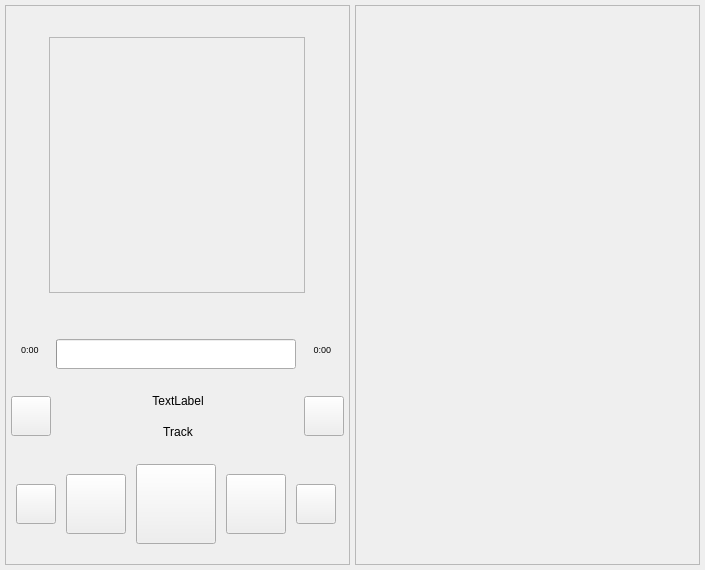
<?xml version="1.0" encoding="UTF-8"?>
<ui version="4.0">
 <class>Music_player</class>
 <widget class="QWidget" name="Music_player">
  <property name="geometry">
   <rect>
    <x>0</x>
    <y>0</y>
    <width>710</width>
    <height>570</height>
   </rect>
  </property>
  <property name="sizePolicy">
   <sizepolicy hsizetype="Fixed" vsizetype="Fixed">
    <horstretch>0</horstretch>
    <verstretch>0</verstretch>
   </sizepolicy>
  </property>
  <property name="minimumSize">
   <size>
    <width>710</width>
    <height>570</height>
   </size>
  </property>
  <property name="maximumSize">
   <size>
    <width>710</width>
    <height>570</height>
   </size>
  </property>
  <property name="windowTitle">
   <string/>
  </property>
  <layout class="QHBoxLayout" name="horizontalLayout_2" stretch="0">
   <property name="spacing">
    <number>5</number>
   </property>
   <property name="sizeConstraint">
    <enum>QLayout::SizeConstraint::SetFixedSize</enum>
   </property>
   <property name="leftMargin">
    <number>5</number>
   </property>
   <property name="topMargin">
    <number>5</number>
   </property>
   <property name="rightMargin">
    <number>5</number>
   </property>
   <property name="bottomMargin">
    <number>5</number>
   </property>
   <item>
    <layout class="QHBoxLayout" name="horizontalLayout">
     <property name="spacing">
      <number>5</number>
     </property>
     <property name="sizeConstraint">
      <enum>QLayout::SizeConstraint::SetFixedSize</enum>
     </property>
     <item>
      <widget class="QFrame" name="Music_frame">
       <property name="sizePolicy">
        <sizepolicy hsizetype="Fixed" vsizetype="Fixed">
         <horstretch>0</horstretch>
         <verstretch>0</verstretch>
        </sizepolicy>
       </property>
       <property name="minimumSize">
        <size>
         <width>345</width>
         <height>560</height>
        </size>
       </property>
       <property name="maximumSize">
        <size>
         <width>345</width>
         <height>560</height>
        </size>
       </property>
       <property name="frameShape">
        <enum>QFrame::Shape::StyledPanel</enum>
       </property>
       <layout class="QVBoxLayout" name="verticalLayout">
        <property name="spacing">
         <number>5</number>
        </property>
        <property name="leftMargin">
         <number>0</number>
        </property>
        <property name="topMargin">
         <number>0</number>
        </property>
        <property name="rightMargin">
         <number>0</number>
        </property>
        <property name="bottomMargin">
         <number>0</number>
        </property>
        <item>
         <layout class="QVBoxLayout" name="Cover_layout">
          <property name="spacing">
           <number>5</number>
          </property>
          <property name="sizeConstraint">
           <enum>QLayout::SizeConstraint::SetFixedSize</enum>
          </property>
          <property name="leftMargin">
           <number>5</number>
          </property>
          <property name="topMargin">
           <number>5</number>
          </property>
          <property name="rightMargin">
           <number>5</number>
          </property>
          <property name="bottomMargin">
           <number>5</number>
          </property>
          <item alignment="Qt::AlignmentFlag::AlignHCenter|Qt::AlignmentFlag::AlignVCenter">
           <widget class="QFrame" name="Cover_Frame">
            <property name="enabled">
             <bool>true</bool>
            </property>
            <property name="sizePolicy">
             <sizepolicy hsizetype="Fixed" vsizetype="Fixed">
              <horstretch>0</horstretch>
              <verstretch>0</verstretch>
             </sizepolicy>
            </property>
            <property name="minimumSize">
             <size>
              <width>256</width>
              <height>256</height>
             </size>
            </property>
            <property name="maximumSize">
             <size>
              <width>256</width>
              <height>256</height>
             </size>
            </property>
            <property name="layoutDirection">
             <enum>Qt::LayoutDirection::LeftToRight</enum>
            </property>
            <property name="autoFillBackground">
             <bool>true</bool>
            </property>
            <property name="frameShape">
             <enum>QFrame::Shape::StyledPanel</enum>
            </property>
            <property name="frameShadow">
             <enum>QFrame::Shadow::Raised</enum>
            </property>
            <property name="lineWidth">
             <number>1</number>
            </property>
            <property name="midLineWidth">
             <number>1</number>
            </property>
           </widget>
          </item>
         </layout>
        </item>
        <item>
         <spacer name="verticalSpacer_4">
          <property name="orientation">
           <enum>Qt::Orientation::Vertical</enum>
          </property>
          <property name="sizeType">
           <enum>QSizePolicy::Policy::Fixed</enum>
          </property>
          <property name="sizeHint" stdset="0">
           <size>
            <width>20</width>
            <height>5</height>
           </size>
          </property>
         </spacer>
        </item>
        <item>
         <layout class="QHBoxLayout" name="Track_Layout">
          <property name="spacing">
           <number>5</number>
          </property>
          <property name="sizeConstraint">
           <enum>QLayout::SizeConstraint::SetFixedSize</enum>
          </property>
          <property name="leftMargin">
           <number>5</number>
          </property>
          <property name="topMargin">
           <number>5</number>
          </property>
          <property name="rightMargin">
           <number>5</number>
          </property>
          <property name="bottomMargin">
           <number>5</number>
          </property>
          <item>
           <widget class="QLabel" name="Left_Time_label">
            <property name="sizePolicy">
             <sizepolicy hsizetype="Fixed" vsizetype="Fixed">
              <horstretch>0</horstretch>
              <verstretch>0</verstretch>
             </sizepolicy>
            </property>
            <property name="maximumSize">
             <size>
              <width>20</width>
              <height>20</height>
             </size>
            </property>
            <property name="font">
             <font>
              <pointsize>7</pointsize>
             </font>
            </property>
            <property name="text">
             <string>0:00</string>
            </property>
            <property name="textFormat">
             <enum>Qt::TextFormat::RichText</enum>
            </property>
            <property name="alignment">
             <set>Qt::AlignmentFlag::AlignLeading|Qt::AlignmentFlag::AlignLeft|Qt::AlignmentFlag::AlignTop</set>
            </property>
           </widget>
          </item>
          <item>
           <widget class="QProgressBar" name="Length_track_bar">
            <property name="sizePolicy">
             <sizepolicy hsizetype="Fixed" vsizetype="Fixed">
              <horstretch>0</horstretch>
              <verstretch>0</verstretch>
             </sizepolicy>
            </property>
            <property name="minimumSize">
             <size>
              <width>240</width>
              <height>30</height>
             </size>
            </property>
            <property name="maximumSize">
             <size>
              <width>240</width>
              <height>30</height>
             </size>
            </property>
            <property name="value">
             <number>0</number>
            </property>
            <property name="alignment">
             <set>Qt::AlignmentFlag::AlignCenter</set>
            </property>
            <property name="textVisible">
             <bool>false</bool>
            </property>
            <property name="invertedAppearance">
             <bool>false</bool>
            </property>
           </widget>
          </item>
          <item>
           <widget class="QLabel" name="Right_Time_label">
            <property name="maximumSize">
             <size>
              <width>20</width>
              <height>20</height>
             </size>
            </property>
            <property name="font">
             <font>
              <pointsize>7</pointsize>
             </font>
            </property>
            <property name="text">
             <string>0:00</string>
            </property>
            <property name="alignment">
             <set>Qt::AlignmentFlag::AlignRight|Qt::AlignmentFlag::AlignTop|Qt::AlignmentFlag::AlignTrailing</set>
            </property>
           </widget>
          </item>
         </layout>
        </item>
        <item>
         <spacer name="verticalSpacer">
          <property name="orientation">
           <enum>Qt::Orientation::Vertical</enum>
          </property>
          <property name="sizeType">
           <enum>QSizePolicy::Policy::Fixed</enum>
          </property>
          <property name="sizeHint" stdset="0">
           <size>
            <width>20</width>
            <height>5</height>
           </size>
          </property>
         </spacer>
        </item>
        <item>
         <layout class="QHBoxLayout" name="TrackArtist_layout">
          <property name="spacing">
           <number>5</number>
          </property>
          <property name="sizeConstraint">
           <enum>QLayout::SizeConstraint::SetFixedSize</enum>
          </property>
          <property name="leftMargin">
           <number>5</number>
          </property>
          <property name="topMargin">
           <number>5</number>
          </property>
          <property name="rightMargin">
           <number>5</number>
          </property>
          <property name="bottomMargin">
           <number>5</number>
          </property>
          <item alignment="Qt::AlignmentFlag::AlignHCenter">
           <widget class="QToolButton" name="Dis_ToolB">
            <property name="sizePolicy">
             <sizepolicy hsizetype="Fixed" vsizetype="Fixed">
              <horstretch>0</horstretch>
              <verstretch>0</verstretch>
             </sizepolicy>
            </property>
            <property name="minimumSize">
             <size>
              <width>40</width>
              <height>40</height>
             </size>
            </property>
            <property name="maximumSize">
             <size>
              <width>40</width>
              <height>40</height>
             </size>
            </property>
            <property name="text">
             <string/>
            </property>
            <property name="iconSize">
             <size>
              <width>40</width>
              <height>40</height>
             </size>
            </property>
            <property name="checkable">
             <bool>false</bool>
            </property>
           </widget>
          </item>
          <item>
           <spacer name="horizontalSpacer_2">
            <property name="orientation">
             <enum>Qt::Orientation::Horizontal</enum>
            </property>
            <property name="sizeHint" stdset="0">
             <size>
              <width>20</width>
              <height>20</height>
             </size>
            </property>
           </spacer>
          </item>
          <item>
           <layout class="QVBoxLayout" name="verticalLayout_2">
            <property name="spacing">
             <number>5</number>
            </property>
            <property name="leftMargin">
             <number>0</number>
            </property>
            <property name="topMargin">
             <number>0</number>
            </property>
            <property name="rightMargin">
             <number>0</number>
            </property>
            <property name="bottomMargin">
             <number>0</number>
            </property>
            <item alignment="Qt::AlignmentFlag::AlignHCenter">
             <widget class="QLabel" name="Artist_label">
              <property name="sizePolicy">
               <sizepolicy hsizetype="Fixed" vsizetype="Fixed">
                <horstretch>0</horstretch>
                <verstretch>0</verstretch>
               </sizepolicy>
              </property>
              <property name="minimumSize">
               <size>
                <width>200</width>
                <height>25</height>
               </size>
              </property>
              <property name="maximumSize">
               <size>
                <width>200</width>
                <height>25</height>
               </size>
              </property>
              <property name="layoutDirection">
               <enum>Qt::LayoutDirection::LeftToRight</enum>
              </property>
              <property name="frameShape">
               <enum>QFrame::Shape::NoFrame</enum>
              </property>
              <property name="text">
               <string>TextLabel</string>
              </property>
              <property name="textFormat">
               <enum>Qt::TextFormat::RichText</enum>
              </property>
              <property name="scaledContents">
               <bool>false</bool>
              </property>
              <property name="alignment">
               <set>Qt::AlignmentFlag::AlignCenter</set>
              </property>
              <property name="margin">
               <number>5</number>
              </property>
             </widget>
            </item>
            <item alignment="Qt::AlignmentFlag::AlignHCenter">
             <widget class="QLabel" name="Track_label">
              <property name="sizePolicy">
               <sizepolicy hsizetype="Fixed" vsizetype="Fixed">
                <horstretch>0</horstretch>
                <verstretch>0</verstretch>
               </sizepolicy>
              </property>
              <property name="minimumSize">
               <size>
                <width>200</width>
                <height>25</height>
               </size>
              </property>
              <property name="maximumSize">
               <size>
                <width>200</width>
                <height>25</height>
               </size>
              </property>
              <property name="contextMenuPolicy">
               <enum>Qt::ContextMenuPolicy::ActionsContextMenu</enum>
              </property>
              <property name="layoutDirection">
               <enum>Qt::LayoutDirection::LeftToRight</enum>
              </property>
              <property name="frameShape">
               <enum>QFrame::Shape::NoFrame</enum>
              </property>
              <property name="lineWidth">
               <number>1</number>
              </property>
              <property name="text">
               <string>Track</string>
              </property>
              <property name="textFormat">
               <enum>Qt::TextFormat::PlainText</enum>
              </property>
              <property name="alignment">
               <set>Qt::AlignmentFlag::AlignCenter</set>
              </property>
              <property name="wordWrap">
               <bool>false</bool>
              </property>
              <property name="margin">
               <number>5</number>
              </property>
             </widget>
            </item>
           </layout>
          </item>
          <item>
           <spacer name="horizontalSpacer">
            <property name="orientation">
             <enum>Qt::Orientation::Horizontal</enum>
            </property>
            <property name="sizeHint" stdset="0">
             <size>
              <width>20</width>
              <height>20</height>
             </size>
            </property>
           </spacer>
          </item>
          <item alignment="Qt::AlignmentFlag::AlignHCenter">
           <widget class="QToolButton" name="Like_ToolB">
            <property name="sizePolicy">
             <sizepolicy hsizetype="Fixed" vsizetype="Fixed">
              <horstretch>0</horstretch>
              <verstretch>0</verstretch>
             </sizepolicy>
            </property>
            <property name="minimumSize">
             <size>
              <width>40</width>
              <height>40</height>
             </size>
            </property>
            <property name="maximumSize">
             <size>
              <width>40</width>
              <height>40</height>
             </size>
            </property>
            <property name="text">
             <string/>
            </property>
            <property name="iconSize">
             <size>
              <width>40</width>
              <height>40</height>
             </size>
            </property>
            <property name="checkable">
             <bool>true</bool>
            </property>
           </widget>
          </item>
         </layout>
        </item>
        <item>
         <spacer name="verticalSpacer_2">
          <property name="orientation">
           <enum>Qt::Orientation::Vertical</enum>
          </property>
          <property name="sizeType">
           <enum>QSizePolicy::Policy::Fixed</enum>
          </property>
          <property name="sizeHint" stdset="0">
           <size>
            <width>20</width>
            <height>5</height>
           </size>
          </property>
         </spacer>
        </item>
        <item>
         <layout class="QHBoxLayout" name="Control_Layout">
          <property name="spacing">
           <number>5</number>
          </property>
          <property name="sizeConstraint">
           <enum>QLayout::SizeConstraint::SetFixedSize</enum>
          </property>
          <property name="leftMargin">
           <number>5</number>
          </property>
          <property name="topMargin">
           <number>5</number>
          </property>
          <property name="rightMargin">
           <number>5</number>
          </property>
          <property name="bottomMargin">
           <number>5</number>
          </property>
          <item>
           <widget class="QToolButton" name="Repeat_ToolB">
            <property name="sizePolicy">
             <sizepolicy hsizetype="Fixed" vsizetype="Fixed">
              <horstretch>0</horstretch>
              <verstretch>0</verstretch>
             </sizepolicy>
            </property>
            <property name="minimumSize">
             <size>
              <width>40</width>
              <height>40</height>
             </size>
            </property>
            <property name="maximumSize">
             <size>
              <width>40</width>
              <height>40</height>
             </size>
            </property>
            <property name="text">
             <string/>
            </property>
            <property name="iconSize">
             <size>
              <width>40</width>
              <height>40</height>
             </size>
            </property>
            <property name="checkable">
             <bool>true</bool>
            </property>
           </widget>
          </item>
          <item>
           <widget class="QToolButton" name="Previous_ToolB">
            <property name="sizePolicy">
             <sizepolicy hsizetype="Fixed" vsizetype="Fixed">
              <horstretch>0</horstretch>
              <verstretch>0</verstretch>
             </sizepolicy>
            </property>
            <property name="minimumSize">
             <size>
              <width>60</width>
              <height>60</height>
             </size>
            </property>
            <property name="maximumSize">
             <size>
              <width>60</width>
              <height>60</height>
             </size>
            </property>
            <property name="autoFillBackground">
             <bool>false</bool>
            </property>
            <property name="text">
             <string/>
            </property>
            <property name="iconSize">
             <size>
              <width>65</width>
              <height>65</height>
             </size>
            </property>
            <property name="arrowType">
             <enum>Qt::ArrowType::NoArrow</enum>
            </property>
           </widget>
          </item>
          <item>
           <widget class="QToolButton" name="PlayPause_ToolB">
            <property name="sizePolicy">
             <sizepolicy hsizetype="Fixed" vsizetype="Fixed">
              <horstretch>0</horstretch>
              <verstretch>0</verstretch>
             </sizepolicy>
            </property>
            <property name="minimumSize">
             <size>
              <width>80</width>
              <height>80</height>
             </size>
            </property>
            <property name="maximumSize">
             <size>
              <width>80</width>
              <height>80</height>
             </size>
            </property>
            <property name="autoFillBackground">
             <bool>false</bool>
            </property>
            <property name="text">
             <string/>
            </property>
            <property name="iconSize">
             <size>
              <width>80</width>
              <height>80</height>
             </size>
            </property>
            <property name="checkable">
             <bool>true</bool>
            </property>
            <property name="arrowType">
             <enum>Qt::ArrowType::NoArrow</enum>
            </property>
           </widget>
          </item>
          <item>
           <widget class="QToolButton" name="Next_ToolB">
            <property name="sizePolicy">
             <sizepolicy hsizetype="Fixed" vsizetype="Fixed">
              <horstretch>0</horstretch>
              <verstretch>0</verstretch>
             </sizepolicy>
            </property>
            <property name="minimumSize">
             <size>
              <width>60</width>
              <height>60</height>
             </size>
            </property>
            <property name="maximumSize">
             <size>
              <width>60</width>
              <height>60</height>
             </size>
            </property>
            <property name="autoFillBackground">
             <bool>false</bool>
            </property>
            <property name="text">
             <string/>
            </property>
            <property name="iconSize">
             <size>
              <width>65</width>
              <height>65</height>
             </size>
            </property>
            <property name="popupMode">
             <enum>QToolButton::ToolButtonPopupMode::InstantPopup</enum>
            </property>
            <property name="toolButtonStyle">
             <enum>Qt::ToolButtonStyle::ToolButtonIconOnly</enum>
            </property>
            <property name="autoRaise">
             <bool>false</bool>
            </property>
            <property name="arrowType">
             <enum>Qt::ArrowType::NoArrow</enum>
            </property>
           </widget>
          </item>
          <item>
           <widget class="QToolButton" name="Random_ToolB">
            <property name="sizePolicy">
             <sizepolicy hsizetype="Fixed" vsizetype="Fixed">
              <horstretch>0</horstretch>
              <verstretch>0</verstretch>
             </sizepolicy>
            </property>
            <property name="minimumSize">
             <size>
              <width>40</width>
              <height>40</height>
             </size>
            </property>
            <property name="maximumSize">
             <size>
              <width>40</width>
              <height>40</height>
             </size>
            </property>
            <property name="text">
             <string/>
            </property>
            <property name="iconSize">
             <size>
              <width>40</width>
              <height>40</height>
             </size>
            </property>
            <property name="checkable">
             <bool>true</bool>
            </property>
           </widget>
          </item>
         </layout>
        </item>
        <item>
         <spacer name="verticalSpacer_3">
          <property name="orientation">
           <enum>Qt::Orientation::Vertical</enum>
          </property>
          <property name="sizeType">
           <enum>QSizePolicy::Policy::Fixed</enum>
          </property>
          <property name="sizeHint" stdset="0">
           <size>
            <width>20</width>
            <height>15</height>
           </size>
          </property>
         </spacer>
        </item>
       </layout>
      </widget>
     </item>
     <item>
      <widget class="QFrame" name="PlayList_frame">
       <property name="sizePolicy">
        <sizepolicy hsizetype="Fixed" vsizetype="Fixed">
         <horstretch>0</horstretch>
         <verstretch>0</verstretch>
        </sizepolicy>
       </property>
       <property name="minimumSize">
        <size>
         <width>345</width>
         <height>560</height>
        </size>
       </property>
       <property name="maximumSize">
        <size>
         <width>345</width>
         <height>560</height>
        </size>
       </property>
       <property name="frameShape">
        <enum>QFrame::Shape::StyledPanel</enum>
       </property>
      </widget>
     </item>
    </layout>
   </item>
  </layout>
 </widget>
 <resources/>
 <connections/>
</ui>
